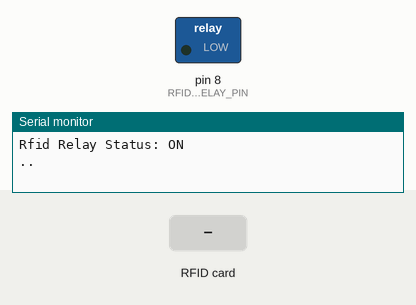
This sketch was run on a simulated Arduino Uno, built with avr-gcc and run on an emulated ATmega328P. On the bench: switched loads named in the sketch (green lamp = pin HIGH), the last lines printed to the serial monitor. The inputs (shaded band) are chosen by the test bench. EEPROM starts erased; pins used as bus, display or sensor lines are not drawn.

Above: at 4.2 s.
4.3 s: RFID card 83 42 7B A9 held to the reader
6.5 s: RFID card 23 8C 0A A6 held to the reader
At 7.6 s:
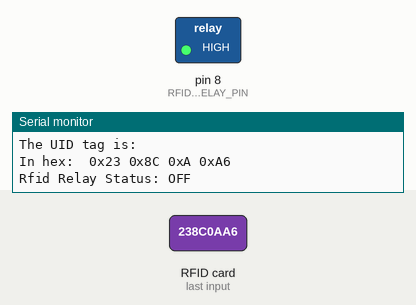
8.5 s: RFID card 5E 7A 19 C4 held to the reader
Timing chart, 0 to 11.5 s (numbered marks = the images above; inputs shaded):
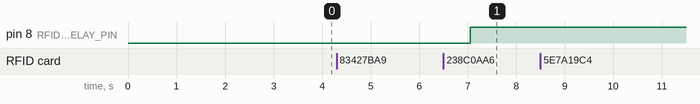

Measured:
- after the input at 6.5 s, pin 8 (RFID_RELAY_RELAY_PIN): LOW → HIGH after 0.55 s

The sketch:

RFID_RELAY_SWITCH.ino
```cpp
// (licence header left out)
/*******************************************************************************
*                          Include Files
*******************************************************************************/
#include <SPI.h>
#include <MFRC522.h>
#include <avr/wdt.h>
#include <EEPROM.h>
/*******************************************************************************
*                          Type & Macro Definitions
*******************************************************************************/
#define RFID_RELAY_RELAY_PIN                     8
#define RFID_RELAY_RST_PIN                       9    //Pin 9 is for the RC522 reset
#define RFID_RELAY_SDA_PIN                       10   //Pin 10 is the SDA (SDA) of RC522 module
#define RFID_RELAY_RFID_CHECK_INTERVAL           1000
#define RFID_RELAY_SERIAL_DEBUG                  Serial
#define RFID_RELAY_SIZE_RFID                     4
#define RFID_RELAY_STAT_ADDR                     0
// #define RFID_RELAY_DEVICE1
#define RFID_RELAY_DEVICE2
/*******************************************************************************
*                          Static Data Definitions
*******************************************************************************/
typedef enum {
  RELAY_STAT_OFF,
  RELAY_STAT_ON
} RFID_RELAY_STAT;

MFRC522 RFID_RELAY_MRFC522(RFID_RELAY_SDA_PIN, RFID_RELAY_RST_PIN); //Create new MFRC522 object
//boolean RFID_RELAY_RELAY_STAT = false;
byte RFID_RELAY_read_uuid[RFID_RELAY_SIZE_RFID];                        //This will store the ID each time we read RFID tag

#ifdef RFID_RELAY_DEVICE1
byte RFID_RELAY_ID_DEV_CARD[RFID_RELAY_SIZE_RFID] = {0xB3, 0x81, 0xA7, 0xA9};
byte RFID_RELAY_ID_DEV_TAG[RFID_RELAY_SIZE_RFID] = {0xA3, 0x27, 0x77, 0xA6};
#else if RFID_RELAY_DEVICE2
byte RFID_RELAY_ID_DEV_CARD[RFID_RELAY_SIZE_RFID] = {0x83, 0x42, 0x7B, 0xA9};
byte RFID_RELAY_ID_DEV_TAG[RFID_RELAY_SIZE_RFID] = {0x23, 0x8C, 0x0A, 0xA6};

#endif

uint32_t RFID_RELAY_rfid_read_timekeeper_past_event = 0;

RFID_RELAY_STAT rfid_relay_status = RELAY_STAT_OFF;

/*******************************************************************************
*                          Static Function Definitions
*******************************************************************************/
/**
 * @brief Compare the 4 bytes of the users and the received ID
 *
 * @param array1 First array with 4 byte RFID
 * @param array2 Second array with 4 byte RFID
 * @return boolean True if matched False if not matched
 */
boolean RFID_RELAY_compare_ids(byte array1[], byte array2[])
{
  if(array1[0] != array2[0])return(false);
  if(array1[1] != array2[1])return(false);
  if(array1[2] != array2[2])return(false);
  if(array1[3] != array2[3])return(false);
  return(true);
}

/**
 * @brief Turn ON the Relay connected to \ref RFID_RELAY_RELAY_PIN
 *
 */
void RFID_RELAY_relay_switch_on() {
  digitalWrite(RFID_RELAY_RELAY_PIN, LOW);
}

/**
 * @brief Turn OFF the Relay connected to \ref RFID_RELAY_RELAY_PIN
 *
 */
void RFID_RELAY_relay_switch_off() {
  digitalWrite(RFID_RELAY_RELAY_PIN, HIGH);
}

/**
 * @brief Arduino Setup function
 * Here we write the statement to be executed only once when program starts
 *
 */

void setup() {

  RFID_RELAY_SERIAL_DEBUG.begin(9600);
  SPI.begin();                              //Start a new SPI bus
  RFID_RELAY_MRFC522.PCD_Init();            //Start the MFRC522

  pinMode(RFID_RELAY_RELAY_PIN, OUTPUT);     //Set digital pin D7 to be the buzzer OUTPU

  rfid_relay_status = (RFID_RELAY_STAT)EEPROM.read(RFID_RELAY_STAT_ADDR);

  #ifdef RFID_RELAY_SERIAL_DEBUG
  RFID_RELAY_SERIAL_DEBUG.print("Rfid Relay Status: ");
  if(rfid_relay_status == RELAY_STAT_OFF) RFID_RELAY_SERIAL_DEBUG.println("OFF");
  else RFID_RELAY_SERIAL_DEBUG.println("ON");
  #endif // RFID_RELAY_SERIAL_DEBUG

  if(rfid_relay_status == RELAY_STAT_OFF) {
    RFID_RELAY_relay_switch_off();
  } else {
    RFID_RELAY_relay_switch_on();
  }

  wdt_disable(); //Disable WDT
  delay(3000);
  wdt_enable(WDTO_2S); //Enable WDT with a timeout of 2 seconds
}

/**
 * @brief Arduino Loop function
 * This function is a forever (infinite loop), here we write the
 * statements to be executed for all the time.
 */
void loop() {

    if((millis() - RFID_RELAY_rfid_read_timekeeper_past_event) >= RFID_RELAY_RFID_CHECK_INTERVAL)
    {
      RFID_RELAY_rfid_read_timekeeper_past_event = millis();
      // Check if there are any new ID card in front of the sensor
      if (RFID_RELAY_MRFC522.PICC_IsNewCardPresent())
      {
        //Select the found card
        if ( RFID_RELAY_MRFC522.PICC_ReadCardSerial())
        {
              // We store the read ID into 4 bytes with a for loop and display them
              for (uint8_t i = 0; i < RFID_RELAY_MRFC522.uid.size; i++) {
                RFID_RELAY_read_uuid[i] = RFID_RELAY_MRFC522.uid.uidByte[i];
              }
                #ifdef RFID_RELAY_SERIAL_DEBUG
                RFID_RELAY_SERIAL_DEBUG.println(F("\nThe UID tag is:"));
                RFID_RELAY_SERIAL_DEBUG.print(F("In hex: "));
                RFID_RELAY_SERIAL_DEBUG.print(" 0x");RFID_RELAY_SERIAL_DEBUG.print(RFID_RELAY_read_uuid[0],HEX);
                RFID_RELAY_SERIAL_DEBUG.print(" 0x");RFID_RELAY_SERIAL_DEBUG.print(RFID_RELAY_read_uuid[1],HEX);
                RFID_RELAY_SERIAL_DEBUG.print(" 0x");RFID_RELAY_SERIAL_DEBUG.print(RFID_RELAY_read_uuid[2],HEX);
                RFID_RELAY_SERIAL_DEBUG.print(" 0x");RFID_RELAY_SERIAL_DEBUG.println(RFID_RELAY_read_uuid[3],HEX);
                #endif // RFID_RELAY_SERIAL_DEBUG
              //Compare the UID and default User1
              if(RFID_RELAY_compare_ids(RFID_RELAY_read_uuid,RFID_RELAY_ID_DEV_TAG)
                                        || RFID_RELAY_compare_ids(RFID_RELAY_read_uuid,RFID_RELAY_ID_DEV_CARD))
              {
                  if(rfid_relay_status == RELAY_STAT_ON) {
                     RFID_RELAY_relay_switch_off();
                     rfid_relay_status = RELAY_STAT_OFF;
                   } else  {
                     RFID_RELAY_relay_switch_on();
                     rfid_relay_status = RELAY_STAT_ON;
                   }

                  EEPROM.update(RFID_RELAY_STAT_ADDR, (uint8_t)rfid_relay_status);

                  #ifdef RFID_RELAY_SERIAL_DEBUG
                  RFID_RELAY_SERIAL_DEBUG.print("Rfid Relay Status: ");
                  if(rfid_relay_status == RELAY_STAT_OFF) RFID_RELAY_SERIAL_DEBUG.println("OFF");
                  else RFID_RELAY_SERIAL_DEBUG.println("ON");
                  #endif // RFID_RELAY_SERIAL_DEBUG
              }
              else
              {
                #ifdef RFID_RELAY_SERIAL_DEBUG
                RFID_RELAY_SERIAL_DEBUG.println(F("...Invalid User..."));
                #endif // RFID_RELAY_SERIAL_DEBUG
              }
            // Halt PICC
            RFID_RELAY_MRFC522.PICC_HaltA();
            // Stop encryption on PCD
            RFID_RELAY_MRFC522.PCD_StopCrypto1();
        }

      }
      else
      {
        #ifdef RFID_RELAY_SERIAL_DEBUG
        RFID_RELAY_SERIAL_DEBUG.print(F("."));
        #endif // RFID_RELAY_SERIAL_DEBUG
      }
    }
  wdt_reset(); //Reset the watchdog
}
/*******************************************************************************
*                          End of File
*******************************************************************************/
```
